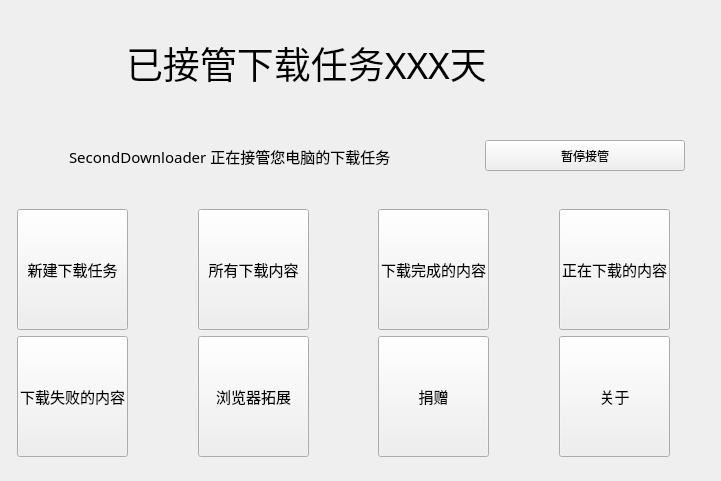
<?xml version="1.0" encoding="UTF-8"?>
<ui version="4.0">
 <class>frmMainPage</class>
 <widget class="QWidget" name="frmMainPage">
  <property name="geometry">
   <rect>
    <x>0</x>
    <y>0</y>
    <width>721</width>
    <height>481</height>
   </rect>
  </property>
  <property name="windowTitle">
   <string>Form</string>
  </property>
  <layout class="QVBoxLayout" name="verticalLayout_2">
   <item>
    <layout class="QHBoxLayout" name="horizontalLayout_4">
     <property name="spacing">
      <number>15</number>
     </property>
     <item>
      <spacer name="horizontalSpacer_13">
       <property name="orientation">
        <enum>Qt::Horizontal</enum>
       </property>
       <property name="sizeType">
        <enum>QSizePolicy::Maximum</enum>
       </property>
       <property name="sizeHint" stdset="0">
        <size>
         <width>20</width>
         <height>20</height>
        </size>
       </property>
      </spacer>
     </item>
     <item>
      <widget class="QLabel" name="label">
       <property name="minimumSize">
        <size>
         <width>71</width>
         <height>71</height>
        </size>
       </property>
       <property name="maximumSize">
        <size>
         <width>80</width>
         <height>80</height>
        </size>
       </property>
       <property name="styleSheet">
        <string notr="true">border-image:url(:/frmmain/res/icon.ico)</string>
       </property>
       <property name="text">
        <string/>
       </property>
      </widget>
     </item>
     <item>
      <widget class="QLabel" name="labMain">
       <property name="minimumSize">
        <size>
         <width>0</width>
         <height>80</height>
        </size>
       </property>
       <property name="maximumSize">
        <size>
         <width>16777215</width>
         <height>80</height>
        </size>
       </property>
       <property name="font">
        <font>
         <family>微软雅黑</family>
         <pointsize>28</pointsize>
         <bold>false</bold>
        </font>
       </property>
       <property name="text">
        <string>已接管下载任务XXX天</string>
       </property>
      </widget>
     </item>
    </layout>
   </item>
   <item>
    <layout class="QHBoxLayout" name="horizontalLayout_3">
     <property name="spacing">
      <number>8</number>
     </property>
     <item>
      <spacer name="horizontalSpacer_12">
       <property name="orientation">
        <enum>Qt::Horizontal</enum>
       </property>
       <property name="sizeType">
        <enum>QSizePolicy::Maximum</enum>
       </property>
       <property name="sizeHint" stdset="0">
        <size>
         <width>20</width>
         <height>13</height>
        </size>
       </property>
      </spacer>
     </item>
     <item>
      <widget class="QLabel" name="labpic">
       <property name="minimumSize">
        <size>
         <width>30</width>
         <height>30</height>
        </size>
       </property>
       <property name="maximumSize">
        <size>
         <width>30</width>
         <height>30</height>
        </size>
       </property>
       <property name="text">
        <string/>
       </property>
       <property name="pixmap">
        <pixmap resource="../qrc/qss.qrc">:/frmmain/res/started.png</pixmap>
       </property>
       <property name="scaledContents">
        <bool>true</bool>
       </property>
      </widget>
     </item>
     <item>
      <widget class="QLabel" name="labtxt">
       <property name="minimumSize">
        <size>
         <width>322</width>
         <height>70</height>
        </size>
       </property>
       <property name="maximumSize">
        <size>
         <width>420</width>
         <height>70</height>
        </size>
       </property>
       <property name="font">
        <font>
         <family>微软雅黑</family>
         <pointsize>11</pointsize>
         <bold>false</bold>
        </font>
       </property>
       <property name="text">
        <string>SecondDownloader 正在接管您电脑的下载任务</string>
       </property>
      </widget>
     </item>
     <item>
      <spacer name="horizontalSpacer_11">
       <property name="orientation">
        <enum>Qt::Horizontal</enum>
       </property>
       <property name="sizeType">
        <enum>QSizePolicy::Expanding</enum>
       </property>
       <property name="sizeHint" stdset="0">
        <size>
         <width>25</width>
         <height>10</height>
        </size>
       </property>
      </spacer>
     </item>
     <item>
      <widget class="QPushButton" name="pushButton">
       <property name="minimumSize">
        <size>
         <width>200</width>
         <height>31</height>
        </size>
       </property>
       <property name="maximumSize">
        <size>
         <width>251</width>
         <height>31</height>
        </size>
       </property>
       <property name="text">
        <string>暂停接管</string>
       </property>
       <property name="checkable">
        <bool>true</bool>
       </property>
      </widget>
     </item>
     <item>
      <spacer name="horizontalSpacer_14">
       <property name="orientation">
        <enum>Qt::Horizontal</enum>
       </property>
       <property name="sizeType">
        <enum>QSizePolicy::Maximum</enum>
       </property>
       <property name="sizeHint" stdset="0">
        <size>
         <width>25</width>
         <height>13</height>
        </size>
       </property>
      </spacer>
     </item>
    </layout>
   </item>
   <item>
    <layout class="QVBoxLayout" name="verticalLayout">
     <item>
      <layout class="QHBoxLayout" name="horizontalLayout">
       <item>
        <spacer name="horizontalSpacer_4">
         <property name="orientation">
          <enum>Qt::Horizontal</enum>
         </property>
         <property name="sizeType">
          <enum>QSizePolicy::Fixed</enum>
         </property>
         <property name="sizeHint" stdset="0">
          <size>
           <width>6</width>
           <height>20</height>
          </size>
         </property>
        </spacer>
       </item>
       <item>
        <widget class="QToolButton" name="toolNew">
         <property name="minimumSize">
          <size>
           <width>111</width>
           <height>121</height>
          </size>
         </property>
         <property name="maximumSize">
          <size>
           <width>111</width>
           <height>121</height>
          </size>
         </property>
         <property name="font">
          <font>
           <pointsize>11</pointsize>
          </font>
         </property>
         <property name="cursor">
          <cursorShape>PointingHandCursor</cursorShape>
         </property>
         <property name="styleSheet">
          <string notr="true"/>
         </property>
         <property name="text">
          <string>新建下载任务</string>
         </property>
         <property name="icon">
          <iconset resource="../qrc/qss.qrc">
           <normaloff>:/frmmain/res/New.png</normaloff>:/frmmain/res/New.png</iconset>
         </property>
         <property name="iconSize">
          <size>
           <width>800</width>
           <height>80</height>
          </size>
         </property>
         <property name="autoExclusive">
          <bool>false</bool>
         </property>
         <property name="toolButtonStyle">
          <enum>Qt::ToolButtonTextUnderIcon</enum>
         </property>
        </widget>
       </item>
       <item>
        <spacer name="horizontalSpacer">
         <property name="orientation">
          <enum>Qt::Horizontal</enum>
         </property>
         <property name="sizeHint" stdset="0">
          <size>
           <width>40</width>
           <height>20</height>
          </size>
         </property>
        </spacer>
       </item>
       <item>
        <widget class="QToolButton" name="toolNew_2">
         <property name="minimumSize">
          <size>
           <width>111</width>
           <height>121</height>
          </size>
         </property>
         <property name="maximumSize">
          <size>
           <width>111</width>
           <height>121</height>
          </size>
         </property>
         <property name="font">
          <font>
           <pointsize>11</pointsize>
          </font>
         </property>
         <property name="cursor">
          <cursorShape>PointingHandCursor</cursorShape>
         </property>
         <property name="styleSheet">
          <string notr="true"/>
         </property>
         <property name="text">
          <string>所有下载内容</string>
         </property>
         <property name="icon">
          <iconset resource="../qrc/qss.qrc">
           <normaloff>:/frmmain/res/AllDownload.png</normaloff>:/frmmain/res/AllDownload.png</iconset>
         </property>
         <property name="iconSize">
          <size>
           <width>800</width>
           <height>80</height>
          </size>
         </property>
         <property name="autoExclusive">
          <bool>false</bool>
         </property>
         <property name="toolButtonStyle">
          <enum>Qt::ToolButtonTextUnderIcon</enum>
         </property>
        </widget>
       </item>
       <item>
        <spacer name="horizontalSpacer_2">
         <property name="orientation">
          <enum>Qt::Horizontal</enum>
         </property>
         <property name="sizeHint" stdset="0">
          <size>
           <width>40</width>
           <height>20</height>
          </size>
         </property>
        </spacer>
       </item>
       <item>
        <widget class="QToolButton" name="toolNew_3">
         <property name="minimumSize">
          <size>
           <width>111</width>
           <height>121</height>
          </size>
         </property>
         <property name="maximumSize">
          <size>
           <width>111</width>
           <height>121</height>
          </size>
         </property>
         <property name="font">
          <font>
           <pointsize>11</pointsize>
          </font>
         </property>
         <property name="cursor">
          <cursorShape>PointingHandCursor</cursorShape>
         </property>
         <property name="styleSheet">
          <string notr="true"/>
         </property>
         <property name="text">
          <string>下载完成的内容</string>
         </property>
         <property name="icon">
          <iconset resource="../qrc/qss.qrc">
           <normaloff>:/frmmain/res/Downloaded.png</normaloff>:/frmmain/res/Downloaded.png</iconset>
         </property>
         <property name="iconSize">
          <size>
           <width>800</width>
           <height>80</height>
          </size>
         </property>
         <property name="autoExclusive">
          <bool>false</bool>
         </property>
         <property name="toolButtonStyle">
          <enum>Qt::ToolButtonTextUnderIcon</enum>
         </property>
        </widget>
       </item>
       <item>
        <spacer name="horizontalSpacer_3">
         <property name="orientation">
          <enum>Qt::Horizontal</enum>
         </property>
         <property name="sizeHint" stdset="0">
          <size>
           <width>40</width>
           <height>20</height>
          </size>
         </property>
        </spacer>
       </item>
       <item>
        <widget class="QToolButton" name="toolNew_4">
         <property name="minimumSize">
          <size>
           <width>111</width>
           <height>121</height>
          </size>
         </property>
         <property name="maximumSize">
          <size>
           <width>111</width>
           <height>121</height>
          </size>
         </property>
         <property name="font">
          <font>
           <pointsize>11</pointsize>
          </font>
         </property>
         <property name="cursor">
          <cursorShape>PointingHandCursor</cursorShape>
         </property>
         <property name="styleSheet">
          <string notr="true"/>
         </property>
         <property name="text">
          <string>正在下载的内容</string>
         </property>
         <property name="icon">
          <iconset resource="../qrc/qss.qrc">
           <normaloff>:/frmmain/res/Downloading.png</normaloff>:/frmmain/res/Downloading.png</iconset>
         </property>
         <property name="iconSize">
          <size>
           <width>800</width>
           <height>80</height>
          </size>
         </property>
         <property name="autoExclusive">
          <bool>false</bool>
         </property>
         <property name="toolButtonStyle">
          <enum>Qt::ToolButtonTextUnderIcon</enum>
         </property>
        </widget>
       </item>
       <item>
        <spacer name="horizontalSpacer_5">
         <property name="orientation">
          <enum>Qt::Horizontal</enum>
         </property>
         <property name="sizeType">
          <enum>QSizePolicy::Fixed</enum>
         </property>
         <property name="sizeHint" stdset="0">
          <size>
           <width>40</width>
           <height>1</height>
          </size>
         </property>
        </spacer>
       </item>
      </layout>
     </item>
     <item>
      <layout class="QHBoxLayout" name="horizontalLayout_2">
       <item>
        <spacer name="horizontalSpacer_6">
         <property name="orientation">
          <enum>Qt::Horizontal</enum>
         </property>
         <property name="sizeType">
          <enum>QSizePolicy::Fixed</enum>
         </property>
         <property name="sizeHint" stdset="0">
          <size>
           <width>6</width>
           <height>20</height>
          </size>
         </property>
        </spacer>
       </item>
       <item>
        <widget class="QToolButton" name="toolNew_5">
         <property name="minimumSize">
          <size>
           <width>111</width>
           <height>121</height>
          </size>
         </property>
         <property name="maximumSize">
          <size>
           <width>111</width>
           <height>121</height>
          </size>
         </property>
         <property name="font">
          <font>
           <pointsize>11</pointsize>
          </font>
         </property>
         <property name="cursor">
          <cursorShape>PointingHandCursor</cursorShape>
         </property>
         <property name="styleSheet">
          <string notr="true"/>
         </property>
         <property name="text">
          <string>下载失败的内容</string>
         </property>
         <property name="icon">
          <iconset resource="../qrc/qss.qrc">
           <normaloff>:/frmmain/res/DownloadFailed.png</normaloff>:/frmmain/res/DownloadFailed.png</iconset>
         </property>
         <property name="iconSize">
          <size>
           <width>800</width>
           <height>80</height>
          </size>
         </property>
         <property name="autoExclusive">
          <bool>false</bool>
         </property>
         <property name="toolButtonStyle">
          <enum>Qt::ToolButtonTextUnderIcon</enum>
         </property>
        </widget>
       </item>
       <item>
        <spacer name="horizontalSpacer_7">
         <property name="orientation">
          <enum>Qt::Horizontal</enum>
         </property>
         <property name="sizeHint" stdset="0">
          <size>
           <width>40</width>
           <height>20</height>
          </size>
         </property>
        </spacer>
       </item>
       <item>
        <widget class="QToolButton" name="toolNew_6">
         <property name="minimumSize">
          <size>
           <width>111</width>
           <height>121</height>
          </size>
         </property>
         <property name="maximumSize">
          <size>
           <width>111</width>
           <height>121</height>
          </size>
         </property>
         <property name="font">
          <font>
           <pointsize>11</pointsize>
          </font>
         </property>
         <property name="cursor">
          <cursorShape>PointingHandCursor</cursorShape>
         </property>
         <property name="styleSheet">
          <string notr="true"/>
         </property>
         <property name="text">
          <string>浏览器拓展</string>
         </property>
         <property name="icon">
          <iconset resource="../qrc/qss.qrc">
           <normaloff>:/frmmain/res/WebExtention.png</normaloff>:/frmmain/res/WebExtention.png</iconset>
         </property>
         <property name="iconSize">
          <size>
           <width>800</width>
           <height>80</height>
          </size>
         </property>
         <property name="autoExclusive">
          <bool>false</bool>
         </property>
         <property name="toolButtonStyle">
          <enum>Qt::ToolButtonTextUnderIcon</enum>
         </property>
        </widget>
       </item>
       <item>
        <spacer name="horizontalSpacer_8">
         <property name="orientation">
          <enum>Qt::Horizontal</enum>
         </property>
         <property name="sizeHint" stdset="0">
          <size>
           <width>40</width>
           <height>20</height>
          </size>
         </property>
        </spacer>
       </item>
       <item>
        <widget class="QToolButton" name="toolNew_7">
         <property name="minimumSize">
          <size>
           <width>111</width>
           <height>121</height>
          </size>
         </property>
         <property name="maximumSize">
          <size>
           <width>111</width>
           <height>121</height>
          </size>
         </property>
         <property name="font">
          <font>
           <pointsize>11</pointsize>
          </font>
         </property>
         <property name="cursor">
          <cursorShape>PointingHandCursor</cursorShape>
         </property>
         <property name="styleSheet">
          <string notr="true"/>
         </property>
         <property name="text">
          <string>捐赠</string>
         </property>
         <property name="icon">
          <iconset resource="../qrc/qss.qrc">
           <normaloff>:/frmmain/res/Donate_gradient.png</normaloff>:/frmmain/res/Donate_gradient.png</iconset>
         </property>
         <property name="iconSize">
          <size>
           <width>800</width>
           <height>80</height>
          </size>
         </property>
         <property name="autoExclusive">
          <bool>false</bool>
         </property>
         <property name="toolButtonStyle">
          <enum>Qt::ToolButtonTextUnderIcon</enum>
         </property>
        </widget>
       </item>
       <item>
        <spacer name="horizontalSpacer_9">
         <property name="orientation">
          <enum>Qt::Horizontal</enum>
         </property>
         <property name="sizeHint" stdset="0">
          <size>
           <width>40</width>
           <height>20</height>
          </size>
         </property>
        </spacer>
       </item>
       <item>
        <widget class="QToolButton" name="toolNew_8">
         <property name="minimumSize">
          <size>
           <width>111</width>
           <height>121</height>
          </size>
         </property>
         <property name="maximumSize">
          <size>
           <width>111</width>
           <height>121</height>
          </size>
         </property>
         <property name="font">
          <font>
           <pointsize>11</pointsize>
          </font>
         </property>
         <property name="cursor">
          <cursorShape>PointingHandCursor</cursorShape>
         </property>
         <property name="styleSheet">
          <string notr="true"/>
         </property>
         <property name="text">
          <string>关于</string>
         </property>
         <property name="icon">
          <iconset resource="../qrc/qss.qrc">
           <normaloff>:/frmmain/res/About.png</normaloff>:/frmmain/res/About.png</iconset>
         </property>
         <property name="iconSize">
          <size>
           <width>800</width>
           <height>80</height>
          </size>
         </property>
         <property name="autoExclusive">
          <bool>false</bool>
         </property>
         <property name="toolButtonStyle">
          <enum>Qt::ToolButtonTextUnderIcon</enum>
         </property>
        </widget>
       </item>
       <item>
        <spacer name="horizontalSpacer_10">
         <property name="orientation">
          <enum>Qt::Horizontal</enum>
         </property>
         <property name="sizeType">
          <enum>QSizePolicy::Fixed</enum>
         </property>
         <property name="sizeHint" stdset="0">
          <size>
           <width>40</width>
           <height>1</height>
          </size>
         </property>
        </spacer>
       </item>
      </layout>
     </item>
    </layout>
   </item>
  </layout>
 </widget>
 <resources>
  <include location="../qrc/qss.qrc"/>
 </resources>
 <connections/>
</ui>
